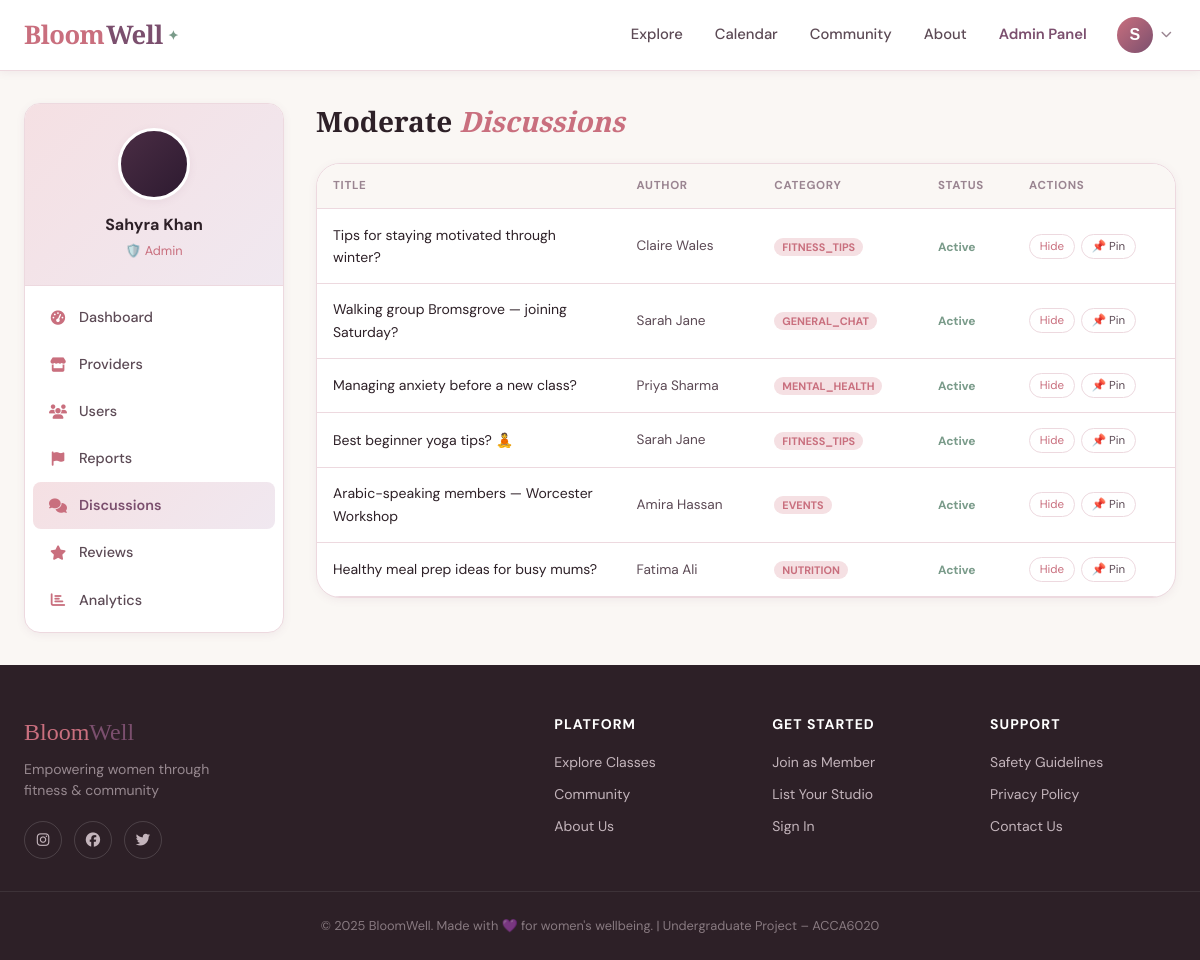
/admin/discussions (signed in), run on the app's committed database.
### app/models/__init__.py (models this page shows, shortened)
class User(UserMixin, db.Model):
    __tablename__ = 'users'
    id = db.Column(db.Integer, primary_key=True)
    email = db.Column(db.String(120), unique=True, nullable=False, index=True)
    username = db.Column(db.String(80), unique=True, nullable=False)
    password_hash = db.Column(db.String(256), nullable=False)
    role = db.Column(db.String(20), nullable=False, default='member')
    full_name = db.Column(db.String(120))
    profile_image = db.Column(db.String(200), default='default_avatar.png')
    bio = db.Column(db.Text)
    location = db.Column(db.String(120))
    phone = db.Column(db.String(20))
    is_active = db.Column(db.Boolean, default=True)
    is_verified = db.Column(db.Boolean, default=False)
    created_at = db.Column(db.DateTime, default=datetime.utcnow)
    last_seen = db.Column(db.DateTime, default=datetime.utcnow)
    member_profile = db.relationship('MemberProfile', backref='user', uselist=False, cascade='all, delete-orphan')
    provider_profile = db.relationship('ProviderProfile', backref='user', uselist=False, cascade='all, delete-orphan')
    bookings = db.relationship('Booking', backref='user', lazy='dynamic', cascade='all, delete-orphan')
    reviews = db.relationship('Review', backref='user', lazy='dynamic', cascade='all, delete-orphan')
    reports = db.relationship('Report', backref='reporter', lazy='dynamic', cascade='all, delete-orphan', foreign_keys='Report.reporter_id')
    discussions = db.relationship('Discussion', backref='author', lazy='dynamic', cascade='all, delete-orphan')
    discussion_replies = db.relationship('DiscussionReply', backref='author', lazy='dynamic', cascade='all, delete-orphan')
    def is_admin(self): return self.role == 'admin'
    def is_provider(self): return self.role == 'provider'
    def is_member(self): return self.role == 'member'

class Discussion(db.Model):
    __tablename__ = 'discussions'
    id = db.Column(db.Integer, primary_key=True)
    author_id = db.Column(db.Integer, db.ForeignKey('users.id'), nullable=False)
    title = db.Column(db.String(200), nullable=False)
    body = db.Column(db.Text, nullable=False)
    category = db.Column(db.String(50))
    is_pinned = db.Column(db.Boolean, default=False)
    is_active = db.Column(db.Boolean, default=True)
    is_members_only = db.Column(db.Boolean, default=False)
    view_count = db.Column(db.Integer, default=0)
    created_at = db.Column(db.DateTime, default=datetime.utcnow)
    replies = db.relationship('DiscussionReply', backref='discussion', lazy='dynamic', cascade='all, delete-orphan')

### app/routes/admin.py (the view)
@admin_bp.route('/discussions')
@login_required
@admin_required
def discussions():
    discussions = Discussion.query.order_by(Discussion.created_at.desc()).paginate(
        page=request.args.get('page', 1, type=int), per_page=20, error_out=False)
    return render_template('admin/discussions.html', discussions=discussions, title='Moderate Discussions')

### app/models/__init__.py (called while the page is built)
@login_manager.user_loader
def load_user(user_id):
    return User.query.get(int(user_id))

### app/routes/admin.py (called while the page is built)
def admin_required(f):
    @wraps(f)
    def decorated_function(*args, **kwargs):
        if not current_user.is_authenticated or not current_user.is_admin():
            flash('Admin access only.', 'danger')
            return redirect(url_for('main.index'))
        return f(*args, **kwargs)
    return decorated_function

### app/templates/admin/discussions.html (shortened to what this page needs)
{% extends "base.html" %}
{% block content %}
<div class="dashboard-layout">
    <aside class="sidebar"><div class="sidebar-card">
        <div class="sidebar-header">
            <div class="sidebar-avatar" style="background:linear-gradient(135deg,#4a2d44,#2d1a30)"></div>
            <div class="sidebar-name">Sahyra Khan</div>
            <div class="sidebar-role" style="color:var(--rose)">🛡️ Admin</div>
        </div>
        <nav class="sidebar-nav">
            <a href="{{ url_for('admin.dashboard') }}" class="sidebar-link"><i class="fas fa-tachometer-alt"></i> Dashboard</a>
            <a href="{{ url_for('admin.providers') }}" class="sidebar-link"><i class="fas fa-store"></i> Providers</a>
            <a href="{{ url_for('admin.users') }}" class="sidebar-link"><i class="fas fa-users"></i> Users</a>
            <a href="{{ url_for('admin.reports') }}" class="sidebar-link"><i class="fas fa-flag"></i> Reports</a>
            <a href="{{ url_for('admin.discussions') }}" class="sidebar-link active"><i class="fas fa-comments"></i> Discussions</a>
            <a href="{{ url_for('admin.reviews') }}" class="sidebar-link"><i class="fas fa-star"></i> Reviews</a>
            <a href="{{ url_for('admin.analytics') }}" class="sidebar-link"><i class="fas fa-chart-bar"></i> Analytics</a>
        </nav>
    </div></aside>
    <div class="dashboard-content">
        <h1 style="font-family:var(--font-display);font-size:1.75rem;margin-bottom:1.5rem">Moderate <em style="color:var(--rose)">Discussions</em></h1>
        <div style="overflow-x:auto;background:white;border-radius:var(--radius-lg);border:1px solid var(--border);box-shadow:var(--shadow-sm)">
            <table style="width:100%;border-collapse:collapse;min-width:600px">
                <thead style="background:var(--cream)">
                    <tr>
                        <th style="padding:.8rem 1rem;text-align:left;font-size:.72rem;text-transform:uppercase;letter-spacing:.06em;color:var(--text-light);font-weight:700;border-bottom:1px solid var(--border)">Title</th>
                        <th style="padding:.8rem 1rem;text-align:left;font-size:.72rem;text-transform:uppercase;letter-spacing:.06em;color:var(--text-light);font-weight:700;border-bottom:1px solid var(--border)">Author</th>
                        <th style="padding:.8rem 1rem;text-align:left;font-size:.72rem;text-transform:uppercase;letter-spacing:.06em;color:var(--text-light);font-weight:700;border-bottom:1px solid var(--border)">Category</th>
                        <th style="padding:.8rem 1rem;text-align:left;font-size:.72rem;text-transform:uppercase;letter-spacing:.06em;color:var(--text-light);font-weight:700;border-bottom:1px solid var(--border)">Status</th>
                        <th style="padding:.8rem 1rem;text-align:left;font-size:.72rem;text-transform:uppercase;letter-spacing:.06em;color:var(--text-light);font-weight:700;border-bottom:1px solid var(--border)">Actions</th>
                    </tr>
                </thead>
                <tbody>
                {% for d in discussions.items %}
                <tr style="border-bottom:1px solid var(--border)">
                    <td style="padding:.9rem 1rem;font-size:.875rem;max-width:260px">
                        <span style="{% if not d.is_active %}text-decoration:line-through;opacity:.5{% endif %}">{{ d.title }}</span>
                    </td>
                    <td style="padding:.9rem 1rem;font-size:.85rem;color:var(--text-mid)">{{ d.author.full_name or d.author.username }}</td>
                    <td style="padding:.9rem 1rem"><span style="background:var(--rose-pale);color:var(--rose);font-size:.68rem;font-weight:700;padding:.12rem .5rem;border-radius:100px;text-transform:uppercase">{{ d.category }}</span></td>
                    <td style="padding:.9rem 1rem"><span style="font-size:.75rem;font-weight:700;color:{% if d.is_active %}var(--sage){% else %}var(--rose){% endif %}">{{ 'Active' if d.is_active else 'Hidden' }}</span></td>
                    <td style="padding:.9rem 1rem">
                        <div style="display:flex;gap:.4rem;flex-wrap:wrap">
                            <form method="POST" action="{{ url_for('admin.toggle_discussion', discussion_id=d.id) }}" style="display:inline">
                                <button type="submit" style="font-size:.72rem;padding:.25rem .6rem;border-radius:100px;border:1.5px solid var(--border);background:white;cursor:pointer;font-family:var(--font-body);color:{% if d.is_active %}var(--rose){% else %}var(--sage){% endif %}">
                                    {{ 'Hide' if d.is_active else 'Restore' }}
                                </button>
                            </form>
                            <form method="POST" action="{{ url_for('admin.pin_discussion', discussion_id=d.id) }}" style="display:inline">
                                <button type="submit" style="font-size:.72rem;padding:.25rem .6rem;border-radius:100px;border:1.5px solid var(--border);background:white;cursor:pointer;font-family:var(--font-body);color:var(--text-mid)">
                                    {{ '📌 Unpin' if d.is_pinned else '📌 Pin' }}
                                </button>
                            </form>
                        </div>
                    </td>
                </tr>
                {% endfor %}
                </tbody>
            </table>
        </div>
    </div>
</div>
{% endblock %}

### app/templates/base.html (shortened to what this page needs)
<!DOCTYPE html>
<html lang="en">
<head>
    <link rel="stylesheet" href="https://cdnjs.cloudflare.com/ajax/libs/font-awesome/6.5.0/css/all.min.css">
    <link rel="stylesheet" href="{{ url_for('static', filename='css/style.css') }}">
</head>
<body>
<nav class="navbar">
    <div class="nav-container">
        <a href="{{ url_for('main.index') }}" class="nav-logo">
            <span class="logo-bloom">Bloom</span><span class="logo-well">Well</span><span class="logo-dot">✦</span>
        </a>
        <div class="nav-links">
            <a href="{{ url_for('main.explore') }}" class="nav-link">Explore</a>
            <a href="{{ url_for('main.calendar') }}" class="nav-link">Calendar</a>
            <a href="{{ url_for('main.community') }}" class="nav-link">Community</a>
            <a href="{{ url_for('main.about') }}" class="nav-link">About</a>
            {% if current_user.is_authenticated %}
                {% if current_user.is_admin() %}
                    <a href="{{ url_for('admin.dashboard') }}" class="nav-link nav-dashboard">Admin Panel</a>
                {% elif current_user.is_provider() %}
                    <a href="{{ url_for('provider.dashboard') }}" class="nav-link nav-dashboard">My Studio</a>
                {% else %}
                    <a href="{{ url_for('member.dashboard') }}" class="nav-link nav-dashboard">My Space</a>
                {% endif %}
                <div class="nav-user-menu">
                    <button class="nav-avatar-btn" onclick="toggleUserMenu()">
                        {% if current_user.profile_image and current_user.profile_image != 'default_avatar.png' %}
                            <img src="{{ url_for('static', filename='images/' + current_user.profile_image) }}" alt="avatar" class="nav-avatar-img">
                        {% else %}
                            <div class="nav-avatar-placeholder">{{ current_user.full_name[0] if current_user.full_name else current_user.username[0] }}</div>
                        {% endif %}
                        <i class="fas fa-chevron-down nav-chevron"></i>
                    </button>
                </div>
            {% else %}
                <a href="{{ url_for('auth.login') }}" class="btn-nav-outline">Sign In</a>
                <a href="{{ url_for('auth.register') }}" class="btn-nav-solid">Join Free</a>
            {% endif %}
        </div>
    </div>
</nav>
<main>
    {% block content %}{% endblock %}
</main>
<footer class="footer">
    <div class="footer-container">
        <div class="footer-brand">
            <p class="footer-logo"><span class="logo-bloom">Bloom</span><span class="logo-well">Well</span></p>
            <p class="footer-tagline">Empowering women through fitness & community</p>
            <div class="footer-social">
                <a href="#" class="social-link"><i class="fab fa-instagram"></i></a>
                <a href="#" class="social-link"><i class="fab fa-facebook"></i></a>
                <a href="#" class="social-link"><i class="fab fa-twitter"></i></a>
            </div>
        </div>
        <div class="footer-links">
            <div class="footer-col">
                <h4>Platform</h4>
                <a href="{{ url_for('main.explore') }}">Explore Classes</a>
                <a href="{{ url_for('main.community') }}">Community</a>
                <a href="{{ url_for('main.about') }}">About Us</a>
            </div>
            <div class="footer-col">
                <h4>Get Started</h4>
                <a href="{{ url_for('auth.register') }}">Join as Member</a>
                <a href="{{ url_for('auth.register') }}">List Your Studio</a>
                <a href="{{ url_for('auth.login') }}">Sign In</a>
            </div>
            <div class="footer-col">
                <h4>Support</h4>
                <a href="#">Safety Guidelines</a>
                <a href="#">Privacy Policy</a>
                <a href="#">Contact Us</a>
            </div>
        </div>
    </div>
    <div class="footer-bottom">
        <p>© 2025 BloomWell. Made with 💜 for women's wellbeing. | Undergraduate Project – ACCA6020</p>
    </div>
</footer>
</body>
</html>

### data on the page
User: full_name "S"
Discussion: title "Tips for staying motivated through winter?", author "Claire Wales", category "FITNESS_TIPS", is_active "Active", is_active "Hide", is_pinned "📌 Pin"
Discussion: title "Walking group Bromsgrove — joining Saturday?", author "Sarah Jane", category "GENERAL_CHAT", is_active "Active", is_active "Hide", is_pinned "📌 Pin"
Discussion: title "Managing anxiety before a new class?", author "Priya Sharma", category "MENTAL_HEALTH", is_active "Active", is_active "Hide", is_pinned "📌 Pin"
Discussion: title "Best beginner yoga tips? 🧘", author "Sarah Jane", category "FITNESS_TIPS", is_active "Active", is_active "Hide", is_pinned "📌 Pin"
Discussion: title "Arabic-speaking members — Worcester Workshop", author "Amira Hassan", category "EVENTS", is_active "Active", is_active "Hide", is_pinned "📌 Pin"
Discussion: title "Healthy meal prep ideas for busy mums?", author "Fatima Ali", category "NUTRITION", is_active "Active", is_active "Hide", is_pinned "📌 Pin"
